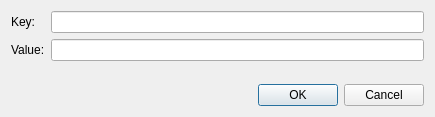
<?xml version="1.0" encoding="UTF-8"?>
<ui version="4.0">
 <class>LambdaEnvironmentAddDialog</class>
 <widget class="QDialog" name="LambdaEnvironmentAddDialog">
  <property name="geometry">
   <rect>
    <x>0</x>
    <y>0</y>
    <width>435</width>
    <height>117</height>
   </rect>
  </property>
  <property name="windowTitle">
   <string>LambdaEnvironmentAddDialog</string>
  </property>
  <layout class="QVBoxLayout" name="verticalLayout">
   <item>
    <layout class="QFormLayout" name="formLayout">
     <item row="0" column="0">
      <widget class="QLabel" name="keyLabel">
       <property name="text">
        <string>Key:</string>
       </property>
      </widget>
     </item>
     <item row="0" column="1">
      <widget class="QLineEdit" name="lineEdit"/>
     </item>
     <item row="1" column="0">
      <widget class="QLabel" name="label">
       <property name="text">
        <string>Value:</string>
       </property>
      </widget>
     </item>
     <item row="1" column="1">
      <widget class="QLineEdit" name="lineEdit_2"/>
     </item>
    </layout>
   </item>
   <item>
    <widget class="QDialogButtonBox" name="buttonBox">
     <property name="standardButtons">
      <set>QDialogButtonBox::StandardButton::Cancel|QDialogButtonBox::StandardButton::Ok</set>
     </property>
    </widget>
   </item>
  </layout>
 </widget>
 <resources/>
 <connections/>
</ui>
